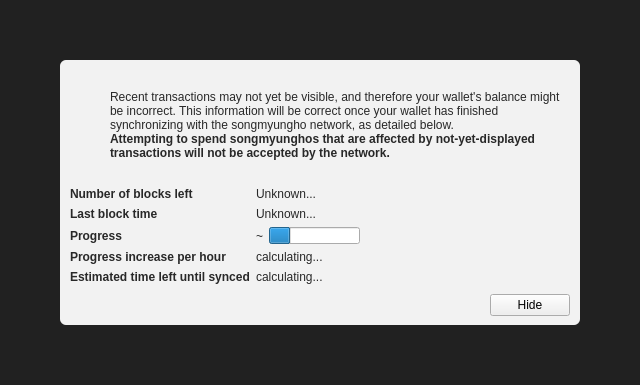
<?xml version="1.0" encoding="UTF-8"?>
<ui version="4.0">
 <class>ModalOverlay</class>
 <widget class="ModalOverlay" name="ModalOverlay">
  <property name="geometry">
   <rect>
    <x>0</x>
    <y>0</y>
    <width>640</width>
    <height>385</height>
   </rect>
  </property>
  <property name="windowTitle">
   <string>Form</string>
  </property>
  <layout class="QVBoxLayout" name="verticalLayout" stretch="0">
   <property name="sizeConstraint">
    <enum>QLayout::SetDefaultConstraint</enum>
   </property>
   <property name="leftMargin">
    <number>0</number>
   </property>
   <property name="topMargin">
    <number>0</number>
   </property>
   <property name="rightMargin">
    <number>0</number>
   </property>
   <property name="bottomMargin">
    <number>0</number>
   </property>
   <item>
    <widget class="QWidget" name="bgWidget" native="true">
     <property name="styleSheet">
      <string notr="true">#bgWidget { background: rgba(0,0,0,220); }</string>
     </property>
     <layout class="QVBoxLayout" name="verticalLayoutMain" stretch="1">
      <property name="leftMargin">
       <number>60</number>
      </property>
      <property name="topMargin">
       <number>60</number>
      </property>
      <property name="rightMargin">
       <number>60</number>
      </property>
      <property name="bottomMargin">
       <number>60</number>
      </property>
      <item>
       <widget class="QWidget" name="contentWidget" native="true">
        <property name="styleSheet">
         <string notr="true">#contentWidget { background: rgba(255,255,255,240); border-radius: 6px; }

QLabel { color: rgb(40,40,40);  }</string>
        </property>
        <layout class="QVBoxLayout" name="verticalLayoutSub" stretch="1,0,0,0">
         <property name="spacing">
          <number>0</number>
         </property>
         <property name="leftMargin">
          <number>10</number>
         </property>
         <property name="topMargin">
          <number>10</number>
         </property>
         <property name="rightMargin">
          <number>10</number>
         </property>
         <property name="bottomMargin">
          <number>10</number>
         </property>
         <item>
          <layout class="QHBoxLayout" name="horizontalLayoutIconText" stretch="0,1">
           <property name="topMargin">
            <number>20</number>
           </property>
           <item>
            <layout class="QVBoxLayout" name="verticalLayoutIcon">
             <property name="leftMargin">
              <number>0</number>
             </property>
             <item>
              <widget class="QPushButton" name="warningIcon">
               <property name="enabled">
                <bool>false</bool>
               </property>
               <property name="text">
                <string/>
               </property>
               <property name="icon">
                <iconset>
                 <normaloff>:/icons/warning</normaloff>
                 <disabledoff>:/icons/warning</disabledoff>:/icons/warning</iconset>
               </property>
               <property name="iconSize">
                <size>
                 <width>48</width>
                 <height>48</height>
                </size>
               </property>
               <property name="flat">
                <bool>true</bool>
               </property>
              </widget>
             </item>
             <item>
              <spacer name="verticalSpacerWarningIcon">
               <property name="orientation">
                <enum>Qt::Vertical</enum>
               </property>
               <property name="sizeHint" stdset="0">
                <size>
                 <width>20</width>
                 <height>40</height>
                </size>
               </property>
              </spacer>
             </item>
            </layout>
           </item>
           <item>
            <layout class="QVBoxLayout" name="verticalLayoutInfoText">
             <property name="leftMargin">
              <number>0</number>
             </property>
             <property name="topMargin">
              <number>0</number>
             </property>
             <item>
              <widget class="QLabel" name="infoText">
               <property name="text">
                <string>Recent transactions may not yet be visible, and therefore your wallet's balance might be incorrect. This information will be correct once your wallet has finished synchronizing with the songmyungho network, as detailed below.</string>
               </property>
               <property name="textFormat">
                <enum>Qt::RichText</enum>
               </property>
               <property name="wordWrap">
                <bool>true</bool>
               </property>
              </widget>
             </item>
             <item>
              <widget class="QLabel" name="infoTextStrong">
               <property name="font">
                <font>
                 <weight>75</weight>
                 <bold>true</bold>
                </font>
               </property>
               <property name="text">
                <string>Attempting to spend songmyunghos that are affected by not-yet-displayed transactions will not be accepted by the network.</string>
               </property>
               <property name="textFormat">
                <enum>Qt::RichText</enum>
               </property>
               <property name="wordWrap">
                <bool>true</bool>
               </property>
              </widget>
             </item>
             <item>
              <spacer name="verticalSpacerInTextSpace">
               <property name="orientation">
                <enum>Qt::Vertical</enum>
               </property>
               <property name="sizeHint" stdset="0">
                <size>
                 <width>20</width>
                 <height>40</height>
                </size>
               </property>
              </spacer>
             </item>
            </layout>
           </item>
          </layout>
         </item>
         <item>
          <spacer name="verticalSpacerAfterText">
           <property name="orientation">
            <enum>Qt::Vertical</enum>
           </property>
           <property name="sizeHint" stdset="0">
            <size>
             <width>20</width>
             <height>40</height>
            </size>
           </property>
          </spacer>
         </item>
         <item>
          <layout class="QFormLayout" name="formLayout">
           <property name="fieldGrowthPolicy">
            <enum>QFormLayout::FieldsStayAtSizeHint</enum>
           </property>
           <property name="horizontalSpacing">
            <number>6</number>
           </property>
           <property name="verticalSpacing">
            <number>6</number>
           </property>
           <property name="topMargin">
            <number>10</number>
           </property>
           <item row="0" column="0">
            <widget class="QLabel" name="labelNumberOfBlocksLeft">
             <property name="font">
              <font>
               <weight>75</weight>
               <bold>true</bold>
              </font>
             </property>
             <property name="text">
              <string>Number of blocks left</string>
             </property>
            </widget>
           </item>
           <item row="0" column="1">
            <widget class="QLabel" name="numberOfBlocksLeft">
             <property name="text">
              <string>Unknown...</string>
             </property>
            </widget>
           </item>
           <item row="1" column="0">
            <widget class="QLabel" name="labelLastBlockTime">
             <property name="font">
              <font>
               <weight>75</weight>
               <bold>true</bold>
              </font>
             </property>
             <property name="text">
              <string>Last block time</string>
             </property>
            </widget>
           </item>
           <item row="1" column="1">
            <widget class="QLabel" name="newestBlockDate">
             <property name="sizePolicy">
              <sizepolicy hsizetype="Maximum" vsizetype="Preferred">
               <horstretch>0</horstretch>
               <verstretch>0</verstretch>
              </sizepolicy>
             </property>
             <property name="text">
              <string>Unknown...</string>
             </property>
            </widget>
           </item>
           <item row="2" column="0">
            <widget class="QLabel" name="labelSyncDone">
             <property name="font">
              <font>
               <weight>75</weight>
               <bold>true</bold>
              </font>
             </property>
             <property name="text">
              <string>Progress</string>
             </property>
            </widget>
           </item>
           <item row="2" column="1">
            <layout class="QHBoxLayout" name="horizontalLayoutSync" stretch="0,1">
             <item>
              <widget class="QLabel" name="percentageProgress">
               <property name="text">
                <string notr="true">~</string>
               </property>
              </widget>
             </item>
             <item>
              <widget class="QProgressBar" name="progressBar">
               <property name="value">
                <number>24</number>
               </property>
               <property name="format">
                <string/>
               </property>
              </widget>
             </item>
            </layout>
           </item>
           <item row="4" column="0">
            <widget class="QLabel" name="labelProgressIncrease">
             <property name="font">
              <font>
               <weight>75</weight>
               <bold>true</bold>
              </font>
             </property>
             <property name="text">
              <string>Progress increase per hour</string>
             </property>
            </widget>
           </item>
           <item row="4" column="1">
            <widget class="QLabel" name="progressIncreasePerH">
             <property name="text">
              <string>calculating...</string>
             </property>
            </widget>
           </item>
           <item row="5" column="0">
            <widget class="QLabel" name="labelEstimatedTimeLeft">
             <property name="font">
              <font>
               <weight>75</weight>
               <bold>true</bold>
              </font>
             </property>
             <property name="text">
              <string>Estimated time left until synced</string>
             </property>
            </widget>
           </item>
           <item row="5" column="1">
            <widget class="QLabel" name="expectedTimeLeft">
             <property name="text">
              <string>calculating...</string>
             </property>
            </widget>
           </item>
          </layout>
         </item>
         <item>
          <layout class="QHBoxLayout" name="horizontalLayoutButtons">
           <property name="leftMargin">
            <number>10</number>
           </property>
           <property name="topMargin">
            <number>10</number>
           </property>
           <item>
            <spacer name="horizontalSpacer">
             <property name="orientation">
              <enum>Qt::Horizontal</enum>
             </property>
             <property name="sizeHint" stdset="0">
              <size>
               <width>40</width>
               <height>20</height>
              </size>
             </property>
            </spacer>
           </item>
           <item>
            <widget class="QPushButton" name="closeButton">
             <property name="text">
              <string>Hide</string>
             </property>
            </widget>
           </item>
          </layout>
         </item>
        </layout>
       </widget>
      </item>
     </layout>
    </widget>
   </item>
  </layout>
 </widget>
 <customwidgets>
  <customwidget>
   <class>ModalOverlay</class>
   <extends>QWidget</extends>
   <header>modaloverlay.h</header>
   <container>1</container>
  </customwidget>
 </customwidgets>
 <resources/>
 <connections/>
</ui>
